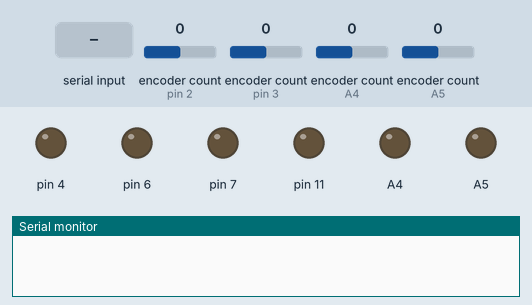
Simulated run of this sketch. Board: Arduino Uno, built with avr-gcc and run on an emulated ATmega328P. On the bench: output pins drawn as LEDs (lit = HIGH), the last lines printed to the serial monitor. Inputs (shaded band) come from the test bench; at power-on: encoder count (sensors on pin 2, pin 3, A4, A5) 0.

Above: at 1.2 s.
1.3 s: "F90\n" received over Serial
At 2.5 s:
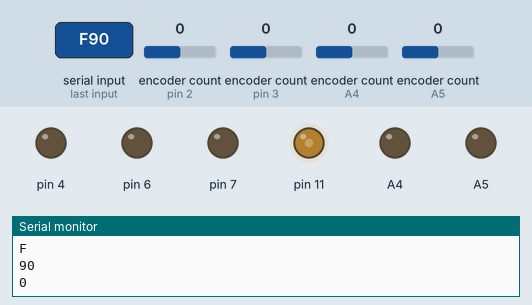
2.8 s: "B,45\n" received over Serial
At 3.6 s:
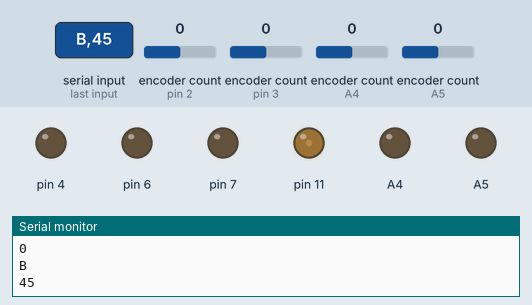
4.3 s: "S90\n" received over Serial
At 4.8 s:
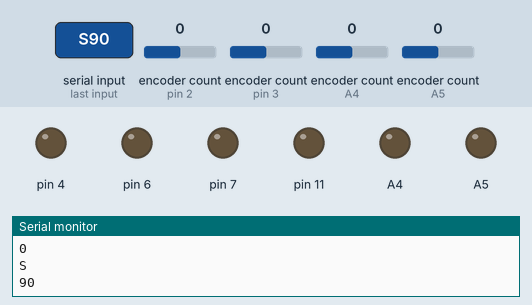
5.8 s: "F,45\n" received over Serial
At 7.0 s:
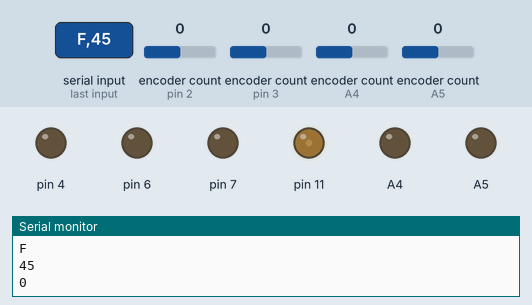
7.3 s: "B90\n" received over Serial
At 8.2 s:
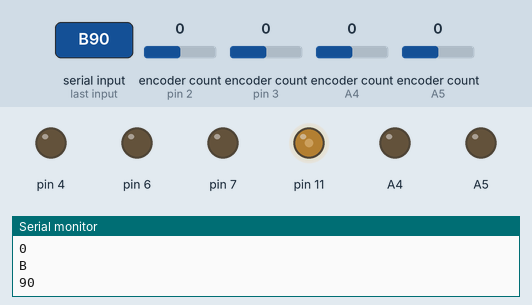
Timing chart, 0 to 9.8 s (numbered marks = the images above; inputs shaded):
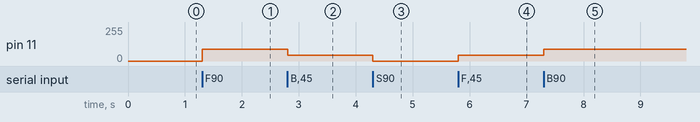

The sketch:

RobotControll.ino
```cpp
#include "RobotController.hpp"

RobotController robotController;

#define BTN_PIN 10

void setup()
{
  pinMode(BTN_PIN, INPUT);
  Serial.begin(115200);
  robotController = RobotController();
}

void loop()
{
  // int interrupt = digitalRead(BTN_PIN);
  // if(interrupt == HIGH){
  //   robotController.setIsInterrupted(
  //     !robotController.getIsInterrupted()
  //   );
  // }
  if(0){
    robotController.stop();
  } else {
    readOperation(robotController);
  }
}

void readOperation(RobotController robotController){
  int readLen = Serial.available();
  if(readLen){
    for(int i = 0; i < readLen; i++){
      char operation = Serial.read();
      int power = Serial.parseInt();
      Serial.println(operation);
      Serial.println(power);
      if (power != 0) {
        robotController.setCurrentSpeed(power);
      }
      switch(operation){
        case 'F':
          robotController.forward();
          break;
        case 'B':
          robotController.backward();
          break;
        case 'R':
          robotController.right();
          break;
        case 'L':
          robotController.left();
          break;
        case 'S':
          robotController.stop();
          break;
      }
    }
  }
}
```

GyroSensor.cpp
```cpp
// #include "GyroSensor.hpp"

// GyroSensor::GyroSensor() {
//   // MPU-6050 초기화
//   this->mpu.initialize();

//   // 가속도 센서 범위 설정 (기본값: ±2g)
//   this->mpu.setFullScaleAccelRange(MPU6050_ACCEL_FS_2);

//   // 각속도 센서 범위 설정 (기본값: ±250°/s)
//   this->mpu.setFullScaleGyroRange(MPU6050_GYRO_FS_250);

//   // DMP 시작 (Digital Motion Processor)
//   this->mpu.dmpInitialize();
//   this->mpu.setDMPEnabled(true);

//   // FIFO(First In First Out) 버퍼 비우기
//   this->mpu.resetFIFO();
// }

// void GyroSensor::getSensorValue() {
//   if (mpu.dmpGetCurrentFIFOPacket()) {
//     // 가속도(x, y, z) 및 각속도(x, y, z) 값을 읽어옴
//     int16_t accelX = mpu.getAccelerationX();
//     int16_t accelY = mpu.getAccelerationY();
//     int16_t accelZ = mpu.getAccelerationZ();
//     int16_t gyroX = mpu.getRotationX();
//     int16_t gyroY = mpu.getRotationY();
//     int16_t gyroZ = mpu.getRotationZ();

//     // 변환된 값을 계산하여 출력
//     this->accelX_g = accelX / 16384.0;  // 가속도의 단위: g (1g = 9.8 m/s^2)
//     this->accelY_g = accelY / 16384.0;
//     this->accelZ_g = accelZ / 16384.0;
//     this->gyroX_degPerSec = gyroX / 131.0;  // 각속도의 단위: °/s
//     this->gyroY_degPerSec = gyroY / 131.0;
//     this->gyroZ_degPerSec = gyroZ / 131.0;
//   }
// }

// float* GyroSensor::getAccel_g() {
//   float accel_g[3] = {this->accelX_g, this->accelY_g, this->accelZ_g};
//   return accel_g;
// }

// float* GyroSensor::getGyro_degPerSec() {
//   float gyro_degPerSec[3] = {this->gyroX_degPerSec, this->gyroY_degPerSec, this->gyroZ_degPerSec};
//   return gyro_degPerSec;
// }

// float GyroSensor::getAccelX_g() {
//   return this->accelX_g;
// }

// float GyroSensor::getAccelY_g() {
//   return this->accelY_g;
// }

// float GyroSensor::getAccelZ_g() {
//   return this->accelZ_g;
// }

// float GyroSensor::getGyroX_degPerSec() {
//   return this->gyroX_degPerSec;
// }

// float GyroSensor::getGyroY_degPerSec() {
//   return this->gyroY_degPerSec;
// }

// float GyroSensor::getGyroZ_degPerSec() {
//   return this->gyroZ_degPerSec;
// }
```

Motor.cpp
```cpp
#include "Motor.hpp"

#ifndef LOW
#define LOW 0
#endif
#ifndef HIGH
#define HIGH 1
#endif

Motor::Motor(int encoderA, int encoderB, int pinPWM, int dir1, int dir2, bool encoderReversed) {
  this->_encoder = new Encoder(encoderA, encoderB);
  this->_motorPWM = pinPWM;
  this->_motorDir1 = dir1;
  this->_motorDir2 = dir2;
  this->encoderReversed = encoderReversed;
  pinMode(this->_motorPWM, OUTPUT);
  pinMode(this->_motorDir1, OUTPUT);
  pinMode(this->_motorDir2, OUTPUT);
}

void Motor::setSpeed(int speed) {
  if(speed != 0) {
    this->_speed = speed;
  }
  if(this->_speed > 0) {
    digitalWrite(this->_motorDir1, HIGH);
    digitalWrite(this->_motorDir2, LOW);
    analogWrite(this->_motorPWM, this->_speed < 255 ? this->_speed : 255);
  } else if(this->_speed < 0) {
    digitalWrite(this->_motorDir1, LOW);
    digitalWrite(this->_motorDir2, HIGH);
    analogWrite(this->_motorPWM, this->_speed > -255 ? -this->_speed : 255);
  }
}

void Motor::hardStop() {
  this->_speed = 0;
  digitalWrite(this->_motorDir1, HIGH);
  digitalWrite(this->_motorDir2, HIGH);
  analogWrite(this->_motorPWM, 0);
}

int Motor::getSpeed() {
  return this->_speed;
}

long Motor::getEncoderPosition() {
  long position = this->_encoder->read();
  return this->encoderReversed ? -position : position;
}
```

Motor.hpp
```cpp
#include <Encoder.h>

class Motor {
private:
  Encoder *_encoder;
  bool encoderReversed;
  int _motorPWM, _motorDir1, _motorDir2;
  int _speed;
public:
  Motor(int encoderA, int encoderB, int pinPWM, int dir1, int dir2, bool encoderReversed);
  void setSpeed(int speed);
  int getSpeed();

  void hardStop();

  long getEncoderPosition();
};
```

RobotController.cpp
```cpp
#ifndef ARDUINO
#include <Arduino.h>
#define ARDUINO
#endif

#include "RobotController.hpp"
#include "RobotControllerConstant.hpp"

#ifndef PINMAP

#define PWMA 4
#define DIRA1 A4
#define DIRA2 A5

#define PWMB 6
#define DIRB1 43
#define DIRB2 42

#define PWMC 11
#define DIRC1 34
#define DIRC2 35

#define PWMD 7
#define DIRD1 37
#define DIRD2 36

#define FORWARD 1
#define BACKWARD 0

#define PINMAP
#endif

RobotController::RobotController() {
    // pinMode(PWMA, OUTPUT);
    // pinMode(PWMB, OUTPUT);
    // pinMode(PWMC, OUTPUT);
    // pinMode(PWMD, OUTPUT);

    // pinMode(DIRA1, OUTPUT);
    // pinMode(DIRA2, OUTPUT);
    // pinMode(DIRB1, OUTPUT);
    // pinMode(DIRB2, OUTPUT);
    // pinMode(DIRC1, OUTPUT);
    // pinMode(DIRC2, OUTPUT);
    // pinMode(DIRD1, OUTPUT);
    // pinMode(DIRD2, OUTPUT);
}

void RobotController::forward() {
  this->motorFL->setSpeed(this->currentSpeed);
  this->motorFR->setSpeed(this->currentSpeed);
  // this->motorBL->setSpeed(this->currentSpeed);
  // this->motorBR->setSpeed(this->currentSpeed);
}

void RobotController::backward() {
  this->motorFL->setSpeed(-this->currentSpeed);
  this->motorFR->setSpeed(-this->currentSpeed);
  // this->motorBL->setSpeed(-this->currentSpeed);
  // this->motorBR->setSpeed(-this->currentSpeed);
}

void RobotController::right() {
  this->motorFL->setSpeed(this->currentSpeed);
  this->motorFR->setSpeed(-this->currentSpeed);
  // this->motorBL->setSpeed(-this->currentSpeed);
  // this->motorBR->setSpeed(this->currentSpeed);
}

void RobotController::left() {
  this->motorFL->setSpeed(-this->currentSpeed);
  this->motorFR->setSpeed(this->currentSpeed);
  // this->motorBL->setSpeed(this->currentSpeed);
  // this->motorBR->setSpeed(-this->currentSpeed);
}

void RobotController::stop() {
  this->motorFL->hardStop();
  this->motorFR->hardStop();
  // this->motorBL->hardStop();
  // this->motorBR->hardStop();
}

void RobotController::setCurrentSpeed(unsigned int currentSpeed) {
    this->currentSpeed = currentSpeed;
}

unsigned int RobotController::getCurrentSpeed() {
    return this->currentSpeed;
}

long* RobotController::getEncoderPositions() {
    long* encoderPositions = new long[4];
    encoderPositions[0] = this->motorFL->getEncoderPosition();
    encoderPositions[1] = this->motorFR->getEncoderPosition();
    encoderPositions[2] = this->motorBL->getEncoderPosition();
    encoderPositions[3] = this->motorBR->getEncoderPosition();
    return encoderPositions;
}

void RobotController::setIsInterrupted(bool isInterrupted) {
    this->isInterrupted = isInterrupted;
}

bool RobotController::getIsInterrupted() {
    return this->isInterrupted;
}
```

RobotController.hpp
```cpp
#include "Motor.hpp"


class RobotController {
  private:
    unsigned int currentSpeed = 0;

    Motor *motorFL = new Motor(18, 31, 11, 34, 35, true); // Left Front
    Motor *motorFR = new Motor(19, 38, 7, 37, 36, false); // Right Front
    Motor *motorBL = new Motor(3, 49, 6, 43, 42, true);   // Left Back
    Motor *motorBR = new Motor(2, A1, 4, A4, A5, false);  // Right Back

    bool isInterrupted = false;

  public:
    RobotController();
    void forward();
    void backward();
    void right();
    void left();
    void stop();

    void setCurrentSpeed(unsigned int currentSpeed);
    unsigned int getCurrentSpeed();

    long* getEncoderPositions();

    void setIsInterrupted(bool isInterrupted);
    bool getIsInterrupted();
};
```

RobotControllerConstant.hpp
```cpp
namespace RobotControllerConstant {
  unsigned int MAX_POWER = 255;
  unsigned int DEFAULT_POWER = 100;
  unsigned int MIN_POWER = 0;
}
```

Measured:
- after the input at 1.3 s, pin 11: 0/255 → 90/255 at once
- after the input at 2.8 s, pin 11: 90/255 → 45/255 at once
- after the input at 4.3 s, pin 11: 45/255 → 0/255 at once
- after the input at 5.8 s, pin 11: 0/255 → 45/255 at once
- after the input at 7.3 s, pin 11: 45/255 → 90/255 at once
